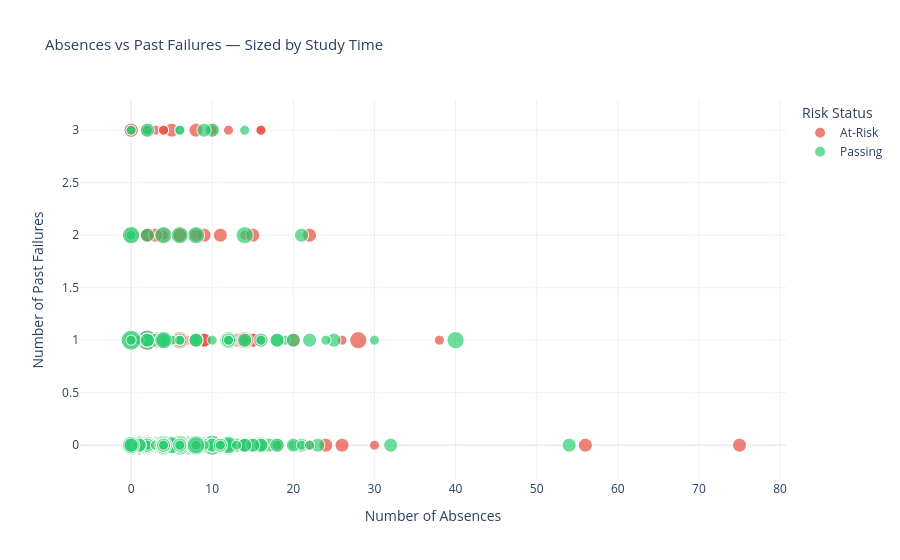

The code cell stored with this chart in its notebook:
### Markdown cell above
###  Interactive Plotly Chart

### Code cell
# interactive scatter to explore individual student profiles
fig = px.scatter(
    df_raw,
    x='absences',
    y='failures',
    color='Risk Status',
    color_discrete_map=PALETTE,
    size='studytime',
    hover_data=['age', 'G3', 'studytime', 'subject'],
    title='Absences vs Past Failures — Sized by Study Time',
    labels={
        'absences': 'Number of Absences',
        'failures': 'Number of Past Failures'
    },
    template='plotly_white'
)
fig.update_layout(title_font_size=15)
fig.write_html('../visuals/08_interactive_scatter.html')
fig.show()
print("Saved: visuals/08_interactive_scatter.html")

### Figure 1 — Plotly figure (JSON) as saved in the notebook; plotly's stock layout.template omitted (floating-point values rounded to 4 significant figures; data arrays with more than 128 entries replaced by an {"elided": "..."} marker saying what was removed)
{"data": [{"customdata": {"elided": "230x4 mixed values"}, "hovertemplate": "Risk Status=At-Risk<br>Number of Absences=%{x}<br>Number of Past Failures=%{y}<br>studytime=%{customdata[2]}<br>age=%{customdata[0]}<br>G3=%{customdata[1]}<br>subject=%{customdata[3]}<extra></extra>", "legendgroup": "At-Risk", "marker": {"color": "#e74c3c", "size": {"elided": "230 int values"}, "sizemode": "area", "sizeref": 0.01, "symbol": "circle"}, "mode": "markers", "name": "At-Risk", "showlegend": true, "type": "scattergl", "x": {"elided": "230 int values"}, "xaxis": "x", "y": {"elided": "230 int values"}, "yaxis": "y"}, {"customdata": {"elided": "814x4 mixed values"}, "hovertemplate": "Risk Status=Passing<br>Number of Absences=%{x}<br>Number of Past Failures=%{y}<br>studytime=%{customdata[2]}<br>age=%{customdata[0]}<br>G3=%{customdata[1]}<br>subject=%{customdata[3]}<extra></extra>", "legendgroup": "Passing", "marker": {"color": "#2ecc71", "size": {"elided": "814 int values"}, "sizemode": "area", "sizeref": 0.01, "symbol": "circle"}, "mode": "markers", "name": "Passing", "showlegend": true, "type": "scattergl", "x": {"elided": "814 int values"}, "xaxis": "x", "y": {"elided": "814 int values"}, "yaxis": "y"}], "layout": {"autosize": true, "legend": {"itemsizing": "constant", "title": {"text": "Risk Status"}, "tracegroupgap": 0}, "title": {"font": {"size": 15}, "text": "Absences vs Past Failures — Sized by Study Time"}, "xaxis": {"anchor": "y", "autorange": true, "domain": [0, 1], "range": [-6.93, 81.19], "title": {"text": "Number of Absences"}, "type": "linear"}, "yaxis": {"anchor": "x", "autorange": true, "domain": [0, 1], "range": [-0.5513, 3.448], "title": {"text": "Number of Past Failures"}, "type": "linear"}}}
